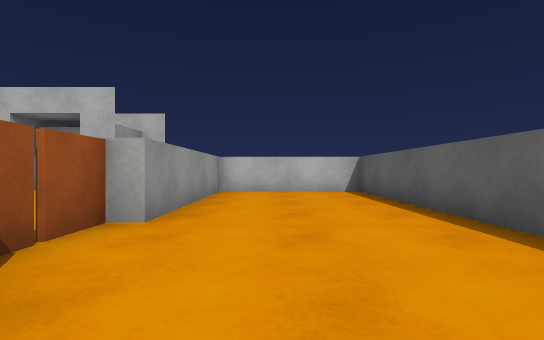
View 1 (above)

16 first-person views from a walk through a Unity game level. The camera is 0.62 m above the floor, looks level and sees 85° across. The floor is counted in squares, 1 m on a side. Each view is taken from the middle of a square. On the plan, view 1 faces up. The plan holds only what a view shows up to about 9 squares ahead; the rest is blank. The player is left out. Surface patterns are stand-ins for the level's own textures.

View 2
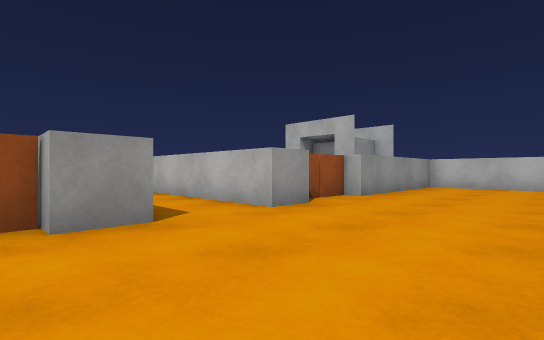

View 3
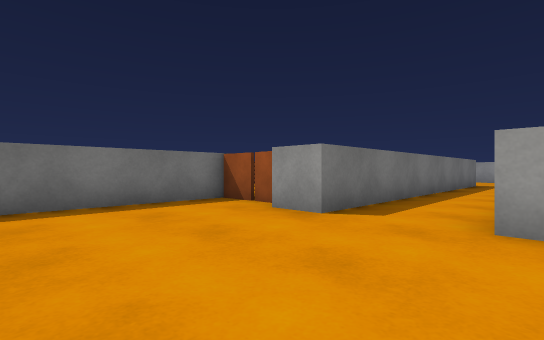

View 4
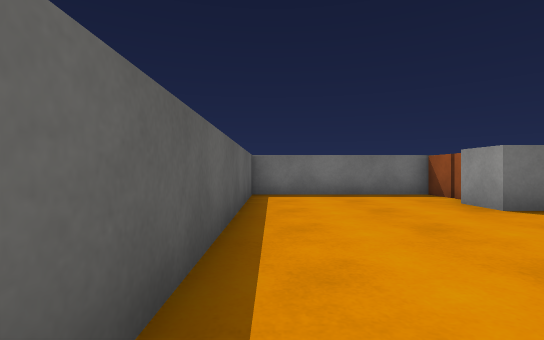

View 5
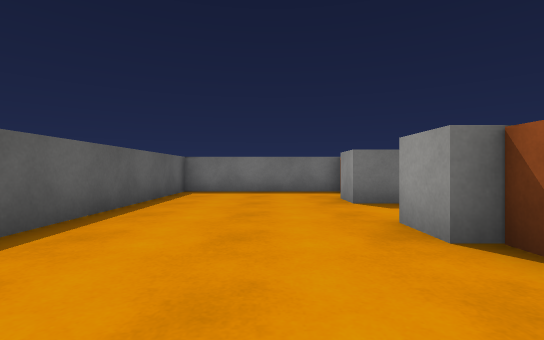

View 6
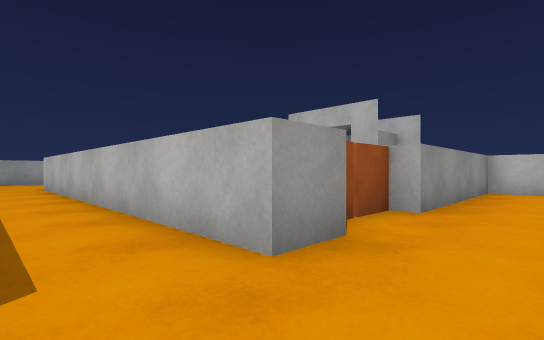

View 7
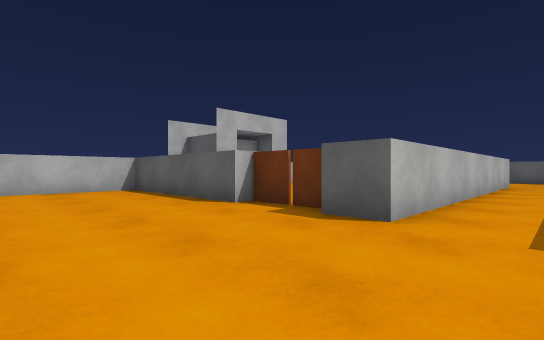

View 8
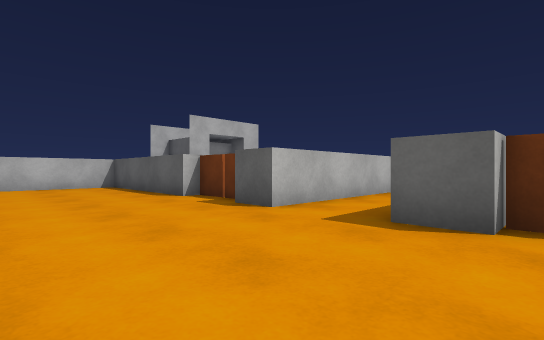

View 9
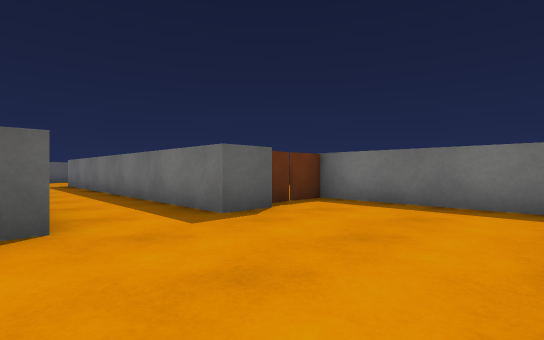

View 10
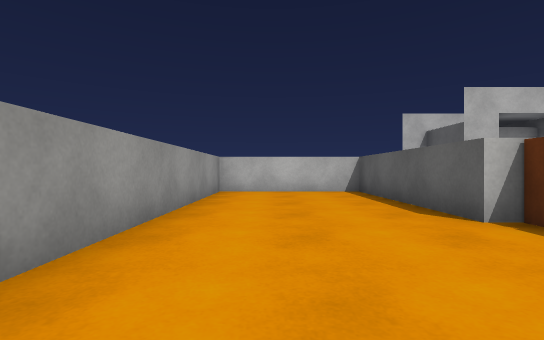

View 11
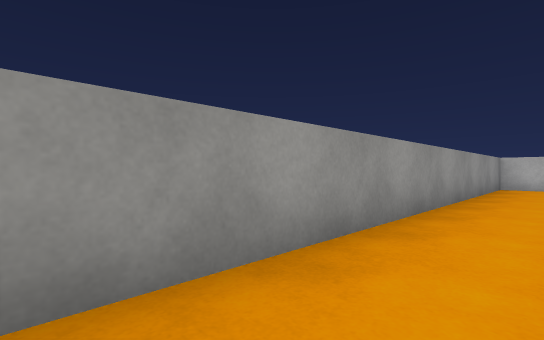

View 12
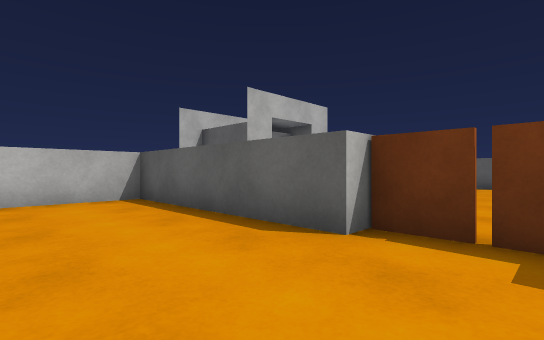

View 13
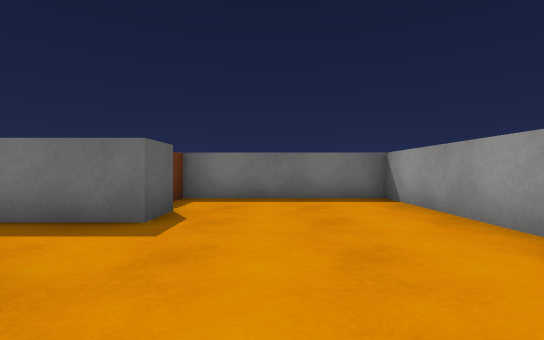

View 14
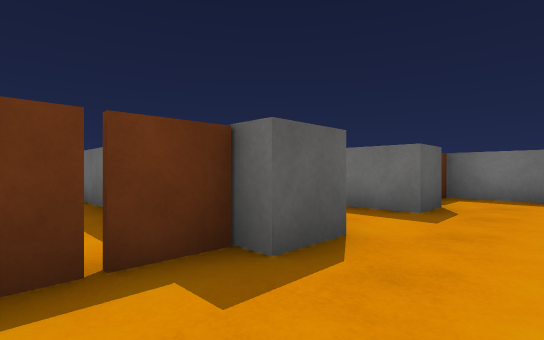

View 15
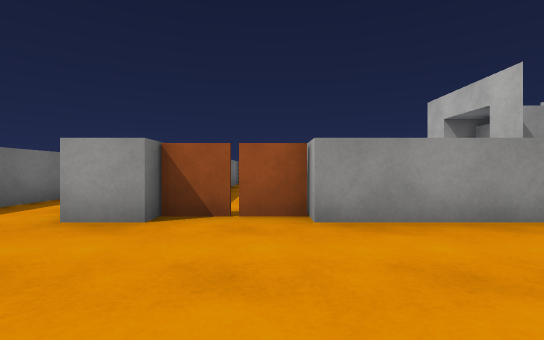

View 16
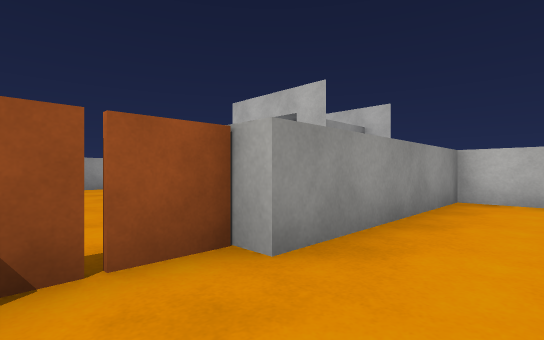

### Floor plan
Ten units are one square. View 1 is at (0, 0); x grows to the right and y downward. Boxes are objects, and circles mark ways between rooms. Rooms are numbered by the first view taken in them; rooms with no view inside come last. Other rooms are left out.
<svg viewBox="-160 -90 190 140">
<path fill="none" stroke="#000" d="M-21 -15 -15 -15 -15 -5M-15 15 -15 25 -22 25M-20 45 25 45 25 -85 -15 -85 -15 -35 -22 -35M-109 -35 -115 -35 -115 -85 -155 -85 -155 45 -110 45M-108 25 -115 25 -115 15 -15 15M-15 -5 -115 -5 -115 -15 -110 -15"/>
<rect x="-25" y="25" width="10" height="20" fill="#bbb"><title>other object</title></rect>
<rect x="-25" y="-35" width="10" height="20" fill="#bbb"><title>other object</title></rect>
<rect x="-115" y="25" width="10" height="20" fill="#bbb"><title>other object</title></rect>
<rect x="-115" y="-35" width="10" height="20" fill="#bbb"><title>other object</title></rect>
<circle cx="-20" cy="5" r="3" fill="#2a7"/>
<text x="0" y="-20">1</text>
<text x="-120" y="-10">2</text>
</svg>
Room 1 opens to room 2.

Where each view was taken, in squares from view 1:
view 1: 0 up, 0 right, facing up
view 2: 3 down, 2 right, facing up-left
view 3: 1 up, 2 right, facing down-left
view 4: 3 up, 2 right, facing down
view 5: 4 up, 0 right, facing down
view 6: 1 down, 0 right, facing up-left
view 7: 1 down, 15 left, facing up-right
view 8: 3 down, 15 left, facing up-right
view 9: 1 up, 15 left, facing down-right
view 10: 0 up, 14 left, facing up
view 11: 3 down, 14 left, facing up-left
view 12: 2 up, 14 left, facing up-right
view 13: 2 up, 13 left, facing down
view 14: 3 up, 13 left, facing down-right
view 15: 3 up, 2 right, facing left
view 16: 2 up, 0 right, facing up-left
